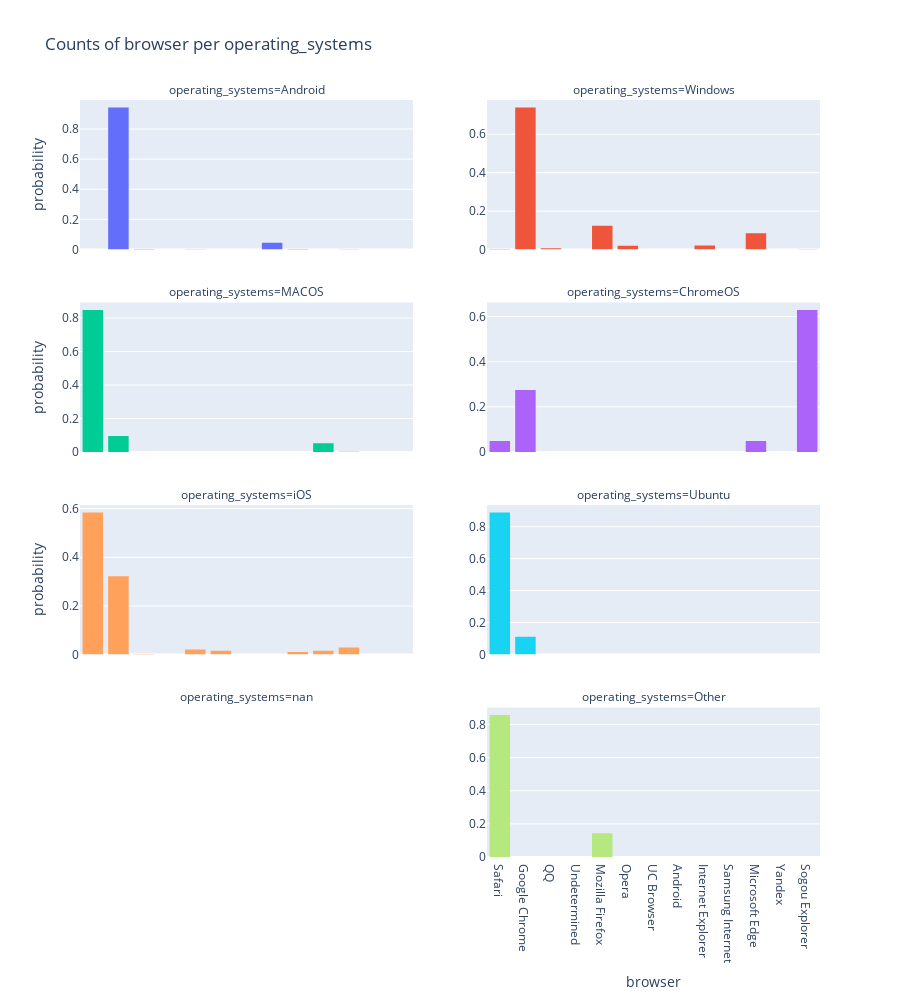

Source (notebook cell):
### Markdown cell above
# Browser per Region

### Code cell
import plotly.express as px

fig = px.histogram(df, "browser", 
                   facet_col="operating_systems", 
                   color="operating_systems",
                   title="Counts of browser per operating_systems",
                   labels={"browser": "browser"},
                   height=1000, 
                   facet_col_wrap=2, 
                   facet_col_spacing=0.1,
                   histnorm='probability'
                   )
fig.update_layout(showlegend=False, xaxis={'categoryorder':'total descending'})
fig.update_yaxes(matches=None, showticklabels=True)
# fig.update_xaxes(showticklabels=True)
fig.show()

### Figure 1 — Plotly figure (JSON) as saved in the notebook; plotly's stock layout.template omitted (floating-point values rounded to 4 significant figures; data arrays with more than 128 entries replaced by an {"elided": "..."} marker saying what was removed)
{"data": [{"alignmentgroup": "True", "bingroup": "x", "histnorm": "probability", "hovertemplate": "operating_systems=Android<br>browser=%{x}<br>probability=%{y}<extra></extra>", "legendgroup": "Android", "marker": {"color": "#636efa", "pattern": {"shape": ""}}, "name": "Android", "offsetgroup": "Android", "orientation": "v", "showlegend": true, "type": "histogram", "x": {"elided": "2584 str values"}, "xaxis": "x7", "yaxis": "y7"}, {"alignmentgroup": "True", "bingroup": "x", "histnorm": "probability", "hovertemplate": "operating_systems=Windows<br>browser=%{x}<br>probability=%{y}<extra></extra>", "legendgroup": "Windows", "marker": {"color": "#EF553B", "pattern": {"shape": ""}}, "name": "Windows", "offsetgroup": "Windows", "orientation": "v", "showlegend": true, "type": "histogram", "x": {"elided": "6596 str values"}, "xaxis": "x8", "yaxis": "y8"}, {"alignmentgroup": "True", "bingroup": "x", "histnorm": "probability", "hovertemplate": "operating_systems=MACOS<br>browser=%{x}<br>probability=%{y}<extra></extra>", "legendgroup": "MACOS", "marker": {"color": "#00cc96", "pattern": {"shape": ""}}, "name": "MACOS", "offsetgroup": "MACOS", "orientation": "v", "showlegend": true, "type": "histogram", "x": {"elided": "2676 str values"}, "xaxis": "x5", "yaxis": "y5"}, {"alignmentgroup": "True", "bingroup": "x", "histnorm": "probability", "hovertemplate": "operating_systems=ChromeOS<br>browser=%{x}<br>probability=%{y}<extra></extra>", "legendgroup": "ChromeOS", "marker": {"color": "#ab63fa", "pattern": {"shape": ""}}, "name": "ChromeOS", "offsetgroup": "ChromeOS", "orientation": "v", "showlegend": true, "type": "histogram", "x": ["Sogou Explorer", "Sogou Explorer", "Sogou Explorer", "Microsoft Edge", "Google Chrome", "Sogou Explorer", "Safari", "Sogou Explorer", "Google Chrome", "Sogou Explorer", "Sogou Explorer", "Google Chrome", "Sogou Explorer", "Sogou Explorer", "Sogou Explorer", "Safari", "Google Chrome", "Google Chrome", "Sogou Explorer", "Sogou Explorer", "Sogou Explorer", "Sogou Explorer", "Google Chrome", "Sogou Explorer", "Google Chrome", "Google Chrome", "Google Chrome", "Sogou Explorer", "Google Chrome", "Sogou Explorer", "Sogou Explorer", "Sogou Explorer", "Sogou Explorer", "Google Chrome", "Sogou Explorer", "Google Chrome", "Sogou Explorer", "Google Chrome", "Sogou Explorer", "Google Chrome", "Sogou Explorer", "Sogou Explorer", "Sogou Explorer", "Microsoft Edge", "Sogou Explorer", "Sogou Explorer", "Sogou Explorer", "Sogou Explorer", "Google Chrome", "Sogou Explorer", "Google Chrome", "Sogou Explorer", "Google Chrome", "Sogou Explorer", "Microsoft Edge", "Sogou Explorer", "Sogou Explorer", "Safari", "Sogou Explorer", "Sogou Explorer", "Sogou Explorer", "Sogou Explorer"], "xaxis": "x6", "yaxis": "y6"}, {"alignmentgroup": "True", "bingroup": "x", "histnorm": "probability", "hovertemplate": "operating_systems=iOS<br>browser=%{x}<br>probability=%{y}<extra></extra>", "legendgroup": "iOS", "marker": {"color": "#FFA15A", "pattern": {"shape": ""}}, "name": "iOS", "offsetgroup": "iOS", "orientation": "v", "showlegend": true, "type": "histogram", "x": {"elided": "385 str values"}, "xaxis": "x3", "yaxis": "y3"}, {"alignmentgroup": "True", "bingroup": "x", "histnorm": "probability", "hovertemplate": "operating_systems=Ubuntu<br>browser=%{x}<br>probability=%{y}<extra></extra>", "legendgroup": "Ubuntu", "marker": {"color": "#19d3f3", "pattern": {"shape": ""}}, "name": "Ubuntu", "offsetgroup": "Ubuntu", "orientation": "v", "showlegend": true, "type": "histogram", "x": ["Safari", "Safari", "Safari", "Safari", "Safari", "Safari", "Safari", "Safari", "Google Chrome"], "xaxis": "x4", "yaxis": "y4"}, {"alignmentgroup": "True", "bingroup": "x", "histnorm": "probability", "hovertemplate": "operating_systems=Other<br>browser=%{x}<br>probability=%{y}<extra></extra>", "legendgroup": "Other", "marker": {"color": "#B6E880", "pattern": {"shape": ""}}, "name": "Other", "offsetgroup": "Other", "orientation": "v", "showlegend": true, "type": "histogram", "x": ["Safari", "Safari", "Safari", "Safari", "Safari", "Safari", "Mozilla Firefox"], "xaxis": "x2", "yaxis": "y2"}], "layout": {"annotations": [{"font": {}, "showarrow": false, "text": "operating_systems=nan", "x": 0.225, "xanchor": "center", "xref": "paper", "y": 0.1975, "yanchor": "bottom", "yref": "paper"}, {"font": {}, "showarrow": false, "text": "operating_systems=Other", "x": 0.775, "xanchor": "center", "xref": "paper", "y": 0.1975, "yanchor": "bottom", "yref": "paper"}, {"font": {}, "showarrow": false, "text": "operating_systems=iOS", "x": 0.225, "xanchor": "center", "xref": "paper", "y": 0.465, "yanchor": "bottom", "yref": "paper"}, {"font": {}, "showarrow": false, "text": "operating_systems=Ubuntu", "x": 0.775, "xanchor": "center", "xref": "paper", "y": 0.465, "yanchor": "bottom", "yref": "paper"}, {"font": {}, "showarrow": false, "text": "operating_systems=MACOS", "x": 0.225, "xanchor": "center", "xref": "paper", "y": 0.7325, "yanchor": "bottom", "yref": "paper"}, {"font": {}, "showarrow": false, "text": "operating_systems=ChromeOS", "x": 0.775, "xanchor": "center", "xref": "paper", "y": 0.7325, "yanchor": "bottom", "yref": "paper"}, {"font": {}, "showarrow": false, "text": "operating_systems=Android", "x": 0.225, "xanchor": "center", "xref": "paper", "y": 1, "yanchor": "bottom", "yref": "paper"}, {"font": {}, "showarrow": false, "text": "operating_systems=Windows", "x": 0.775, "xanchor": "center", "xref": "paper", "y": 1, "yanchor": "bottom", "yref": "paper"}], "barmode": "relative", "height": 1000, "legend": {"title": {"text": "operating_systems"}, "tracegroupgap": 0}, "showlegend": false, "title": {"text": "Counts of browser per operating_systems"}, "xaxis": {"anchor": "y", "categoryorder": "total descending", "domain": [0, 0.45], "title": {"text": "browser"}}, "xaxis2": {"anchor": "y2", "domain": [0.55, 1], "matches": "x", "title": {"text": "browser"}}, "xaxis3": {"anchor": "y3", "domain": [0, 0.45], "matches": "x", "showticklabels": false}, "xaxis4": {"anchor": "y4", "domain": [0.55, 1], "matches": "x", "showticklabels": false}, "xaxis5": {"anchor": "y5", "domain": [0, 0.45], "matches": "x", "showticklabels": false}, "xaxis6": {"anchor": "y6", "domain": [0.55, 1], "matches": "x", "showticklabels": false}, "xaxis7": {"anchor": "y7", "domain": [0, 0.45], "matches": "x", "showticklabels": false}, "xaxis8": {"anchor": "y8", "domain": [0.55, 1], "matches": "x", "showticklabels": false}, "yaxis": {"anchor": "x", "domain": [0, 0.1975], "showticklabels": true, "title": {"text": "probability"}}, "yaxis2": {"anchor": "x2", "domain": [0, 0.1975], "showticklabels": true}, "yaxis3": {"anchor": "x3", "domain": [0.2675, 0.465], "showticklabels": true, "title": {"text": "probability"}}, "yaxis4": {"anchor": "x4", "domain": [0.2675, 0.465], "showticklabels": true}, "yaxis5": {"anchor": "x5", "domain": [0.535, 0.7325], "showticklabels": true, "title": {"text": "probability"}}, "yaxis6": {"anchor": "x6", "domain": [0.535, 0.7325], "showticklabels": true}, "yaxis7": {"anchor": "x7", "domain": [0.8025, 1], "showticklabels": true, "title": {"text": "probability"}}, "yaxis8": {"anchor": "x8", "domain": [0.8025, 1], "showticklabels": true}}}
